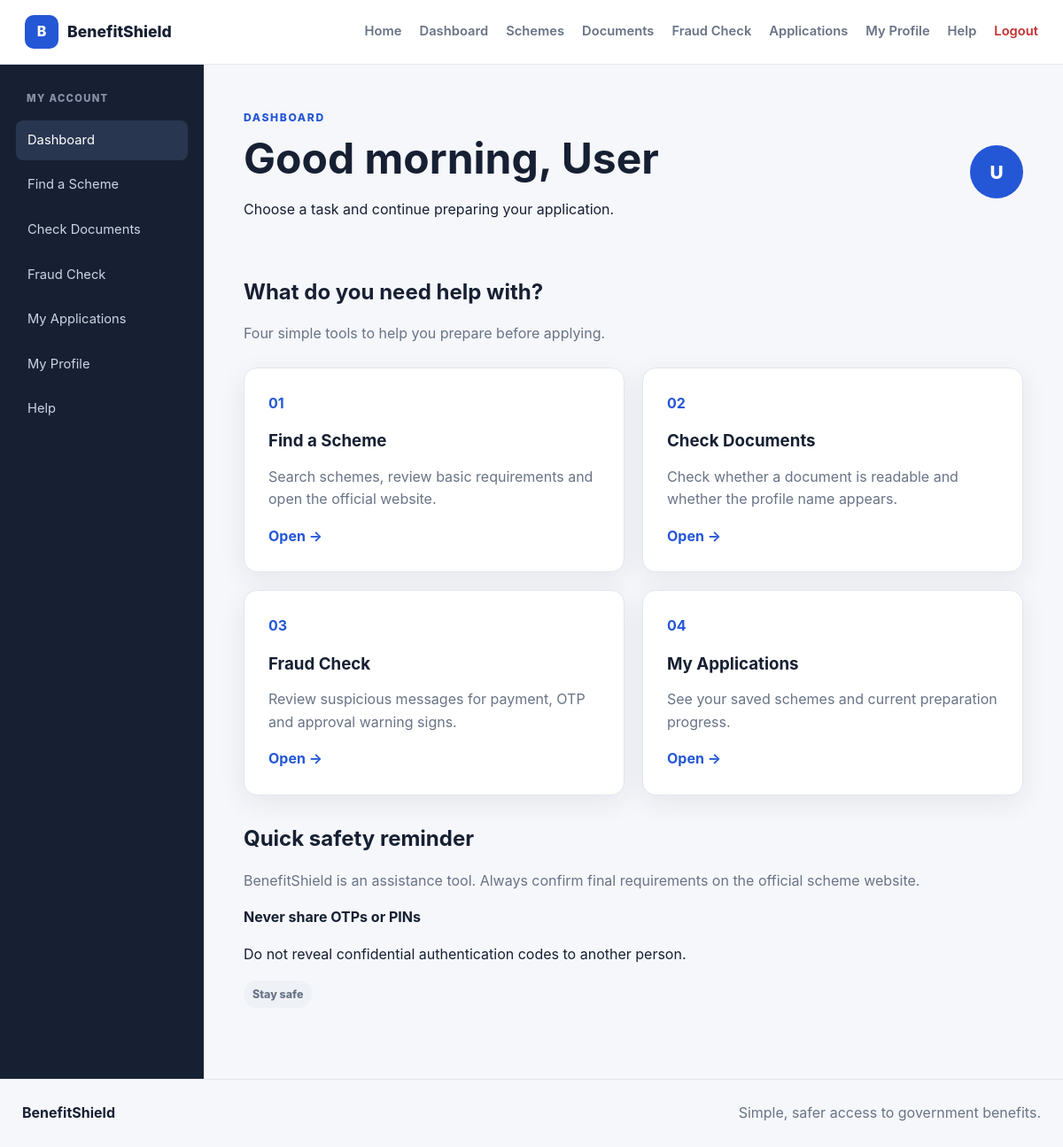
/dashboard (signed in), run on an earlier commit of the app's database.
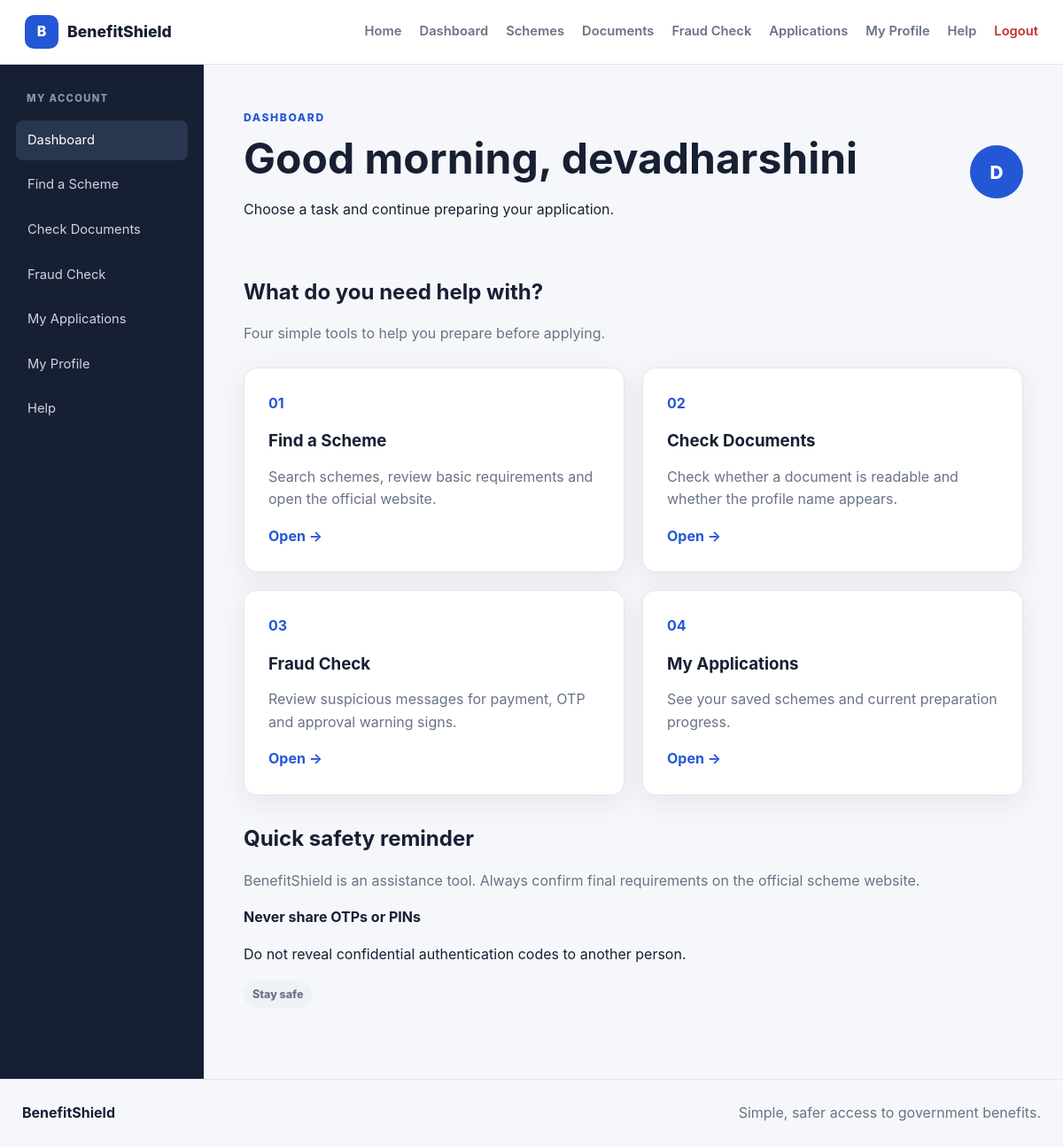
And on a later commit of the database.
### tables this page shows
CREATE TABLE users (

            id INTEGER PRIMARY KEY AUTOINCREMENT,

            name TEXT NOT NULL,

            email TEXT UNIQUE NOT NULL,

            phone TEXT DEFAULT '',

            password_hash TEXT DEFAULT '',

            aadhaar TEXT DEFAULT '',

            community TEXT DEFAULT '',

            caste TEXT DEFAULT '',

            religion TEXT DEFAULT '',

            school_type TEXT DEFAULT '',

            created_at TIMESTAMP
            DEFAULT CURRENT_TIMESTAMP
        );

### app.py (the view)
@app.route("/dashboard")
def dashboard():
    from flask import redirect, url_for
    if not session.get("user_id"):
        return redirect(
            url_for("auth.login")
        )
    return render_template(
        "dashboard.html"
    )

### app.py (called while the page is built)
@app.context_processor
def inject_user():
    user = None
    user_id = session.get("user_id")
    if user_id:
        user = get_user(user_id)
        if user is None:
            session.clear()
    return {
        "current_user": user
    }

### models/user_model.py (called while the page is built)
def get_connection():
    connection = sqlite3.connect(
        Config.DATABASE_PATH
    )
    connection.row_factory = sqlite3.Row
    return connection

def get_user(user_id):
    connection = get_connection()
    cursor = connection.cursor()
    cursor.execute(
        """
        SELECT *
        FROM users
        WHERE id = ?
        """,
        (user_id,)
    )
    user = cursor.fetchone()
    connection.close()
    if user:
        return dict(user)
    return None

### templates/dashboard.html (shortened to what the changed rows need)
{% extends "base.html" %}
{% block page %}
<div class="app-shell">
    <main class="dashboard-main">
        <div class="welcome">
            <div>
                <p class="small-heading">
                    DASHBOARD
                </p>
                <h1>
                    Good morning,
                    {{ current_user["name"] }}
                </h1>
                <p>
                    Choose a task and continue preparing
                    your application.
                </p>
            </div>
            <div class="initial">
                {{
                    (
                        current_user["name"]
                        or "U"
                    )[0]|upper
                }}
            </div>
        </div>
        <h2>
            What do you need help with?
        </h2>
        <div class="recent">
            <h2>
                Quick safety reminder
            </h2>
        </div>
    </main>
</div>
{% endblock %}

What changed in the data, as far as the page shows it:
changed users: name "User" → "devadharshini"; name "U" → "D"
